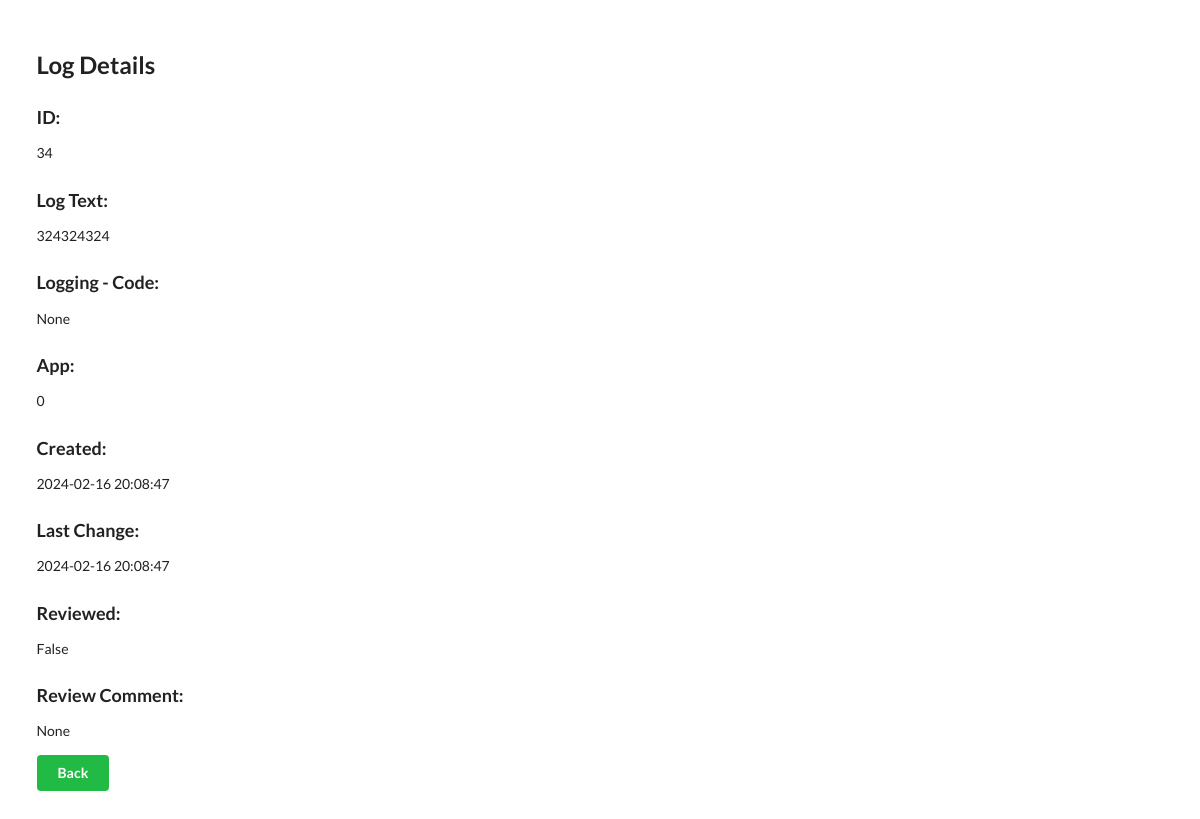
Screenshot of /entry/34 with the database file from the repository.
### models.py (models this page shows)
class LogEntry(Base):
    __tablename__ = "log_entry"
    id = Column(Integer, primary_key=True, index=True)                          # id's
    app_id = Column(Integer, ForeignKey("app.id"), default=0)
    ts = Column(DateTime(timezone=True), server_default=func.now())         # timestamp of entry
    ts_last_change = Column(DateTime(timezone=True), server_default=func.now()) # timestamp of entry
    entry = Column(String)                                                      # Log string value
    code = Column(String)                                           # for logging http responses
    reviewed = Column(Boolean, default=False)                                   # Entry checked
    review_comment = Column(String)                                             # Comment filed for entrie after check

### app.py (the view)
@app.get("/entry/{id}")
def get_entry_form(request: Request, id: int, db: Session = Depends(get_db)):
  log_data = crud.get_entry_data(db=db, log_id=id)
  return templates.TemplateResponse("Entry.html", {"request": request, "log_data": log_data})

### templates/Entry.html (shortened to what this page needs)
<!DOCTYPE html>
<html lang="en">
<head>
    <link rel="stylesheet" href="https://cdn.jsdelivr.net/npm/semantic-ui@2.4.2/dist/semantic.min.css">
</head>
<body>
    <div id="log_info" style="margin-top: 50px;" class="ui container">
        {% if log_data %}
            <h2>Log Details</h2>
            <h3>ID:</h3>
            <p>{{ log_data.id }}</p>
            <h3>Log Text:</h3>
            <p>{{ log_data.entry }}</p>
            <h3>Logging - Code: </h3>
            <p>{{ log_data.code }}</p>
            <h3>App:</h3>
            <p> {{ log_data.app_id }}</p>
            <h3>Created:</h3>
            <p> {{ log_data.ts }}</p>
            <h3>Last Change:</h3>
            <p>{{ log_data.ts_last_change }}</p>
            <h3>Reviewed:</h3>
            <p> {{ log_data.reviewed }}</p>
            <h3>Review Comment:</h3>
            <p>{{ log_data.review_comment }}</p>
        {% endif %}
        <a class="ui green button" href="/">Back</a>
    </div>
</body>
</html>

### rows the page displays
LogEntry: id "34", entry "324324324", code "None", app_id "0", ts "2024-02-16 20:08:47", ts_last_change "2024-02-16 20:08:47", reviewed "False", review_comment "None"
